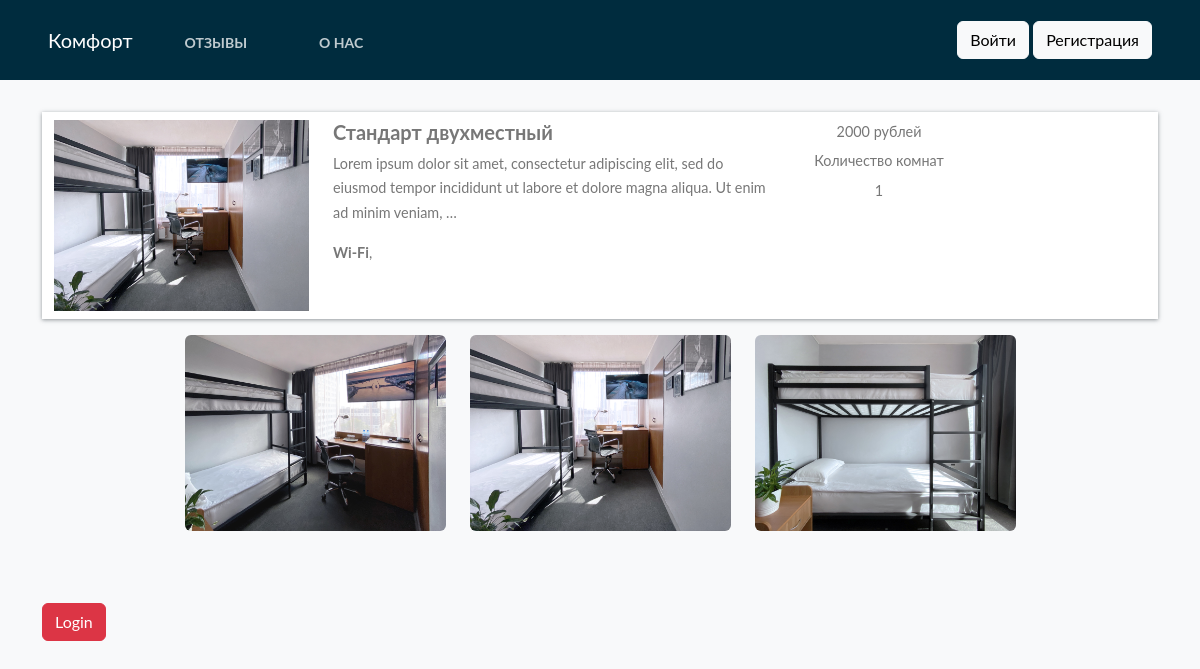
Page /hotel-detail/be6d2d0176ff4d7da80e0a6de20cf3e6/ on the committed database.
### home/models.py (models this page shows, shortened)
class BaseModel(models.Model):
    uid = models.UUIDField(default=uuid.uuid4   , editable=False , primary_key=True)
    created_at = models.DateField(auto_now_add=True)
    updated_at = models.DateField(auto_now_add=True)
    class Meta:
        abstract = True

class Hotel(BaseModel):
    hotel_name= models.CharField(max_length=100)
    hotel_price = models.IntegerField()
    description = models.TextField(max_length=200)
    amenities = models.ManyToManyField(Amenities)
    room_count = models.IntegerField(default=10)

class HotelImages(BaseModel):
    hotel= models.ForeignKey(Hotel ,related_name="images", on_delete=models.CASCADE)
    images = models.ImageField(upload_to="hotels")

class Amenities(BaseModel):
    amenity_name = models.CharField(max_length=100)

### home/views.py (the view, shortened to what this page needs)
# urls.py: path('hotel-detail/<uid>/' , hotel_detail , name="hotel_detail"),
def hotel_detail(request,uid):
    hotel_obj = Hotel.objects.get(uid = uid)
    return render(request , 'hotel_detail.html' ,{
        'hotels_obj' :hotel_obj
    })

### templates/hotel_detail.html
{% extends "base.html" %}
{%  block start %}
<div class="container mt-5 pt-5">
    <div class="row search-card-result">
        <div class="col-md-3">
        <a href="/hotel-detail/{{hotels_obj.uid}}">
            <img class="img-fluid" src="/media/{{hotels_obj.images.first.images}}" alt="Card image cap">
        </a></div>
        <div class="col-md-5">
            <h5>{{hotels_obj.hotel_name}}</h5>
            <p>
                {{hotels_obj.description|truncatechars:150}}
            </p>
            <p>
                {%for amenitie in hotels_obj.amenities.all %}
                <b>{{amenitie.amenity_name}}</b>,
                {% endfor %}
            </p>
        </div>
        <div class="col-md-2 border-left text-center more-offers">
            <p>{{hotels_obj.hotel_price}} рублей</p>
            <p>Количество комнат</p>
            <p>{{hotels_obj.room_count}}</p>
        </div>
    </div>
        <div class="row gallery" style="justify-content: center;">
            {% for image in hotels_obj.images.all %}
              <div class="col-md-3">
                <img
                  src="/media/{{image.images}}"
                  class="w-100 shadow-1-strong rounded mb-4"
                  alt="Boat on Calm Water"
                />
              </div>
            {%endfor %}
        </div>
    {% if request.user.is_authenticated %}
    <div class="filter-card">
        <h5>Забронировать</h5>
        {%include "messages.html"%}
        <form method="post">
            {% csrf_token %}
            <div class="row form-group">
                <div class="col-md-12">
                    <label for="mintopay">Заезд</label>
                    <p>
                        <input type="date" name="checkin" id="checkin" class="form-control">
                    </p>
                </div>
                <div class="col-md-12">
                    <label for="maxtopay">Выезд</label>
                    <p>
                        <input type="date" name="checkout" id="checkout" class="form-control">
                    </p>
                </div>
            </div>
           {% if user.is_authenticated %}
            <div class="row form-group">
                <div class="col-md-12">
                    <input type="submit"   class="btn btn-info btn-block" value="Забронировать">
                </div>
            </div>
            {% else %}
                <form class="form-inline ml-auto">
                    <a href="{% url 'login_page' %}" class="btn btn-info">Войти</a>
                    <a href="{% url 'register_page' %}" class="btn btn-info">Регистрация</a>
                </form>
            {% endif %}
        </form>
    </div>
    {% else %}
    <a href="/login/" class="btn btn-danger mt-5 ">Login</a>
    {% endif %}
</div>
{% endblock %}

### templates/base.html (style rules this page uses)
body { font-family: "Lato", Arial, sans-serif; font-weight: 400; font-size: 16px; line-height: 1.7; background: #fff; color: #777; height: 100%; overflow: auto; }
.search-card-result { box-shadow: 0px 1px 4px rgba(41, 51, 57, 0.5); margin: 1rem 0; padding: 0.5rem 0; background-color: #fff; }
.search-card-result h5 { font-style: 1.1rem; font-weight: 700; }
.search-card-result p { font-size: 0.9rem; }
.search-card-result .more-offers p { margin-bottom: 0.3rem; }

### rows in the picture
Hotel: images.first.images (picture), hotel_name "Стандарт двухместный", description "Lorem ipsum dolor sit amet, consectetur adipiscing elit, sed do eiusmod tempor incididunt ut labore et dolore magna aliqua. Ut enim ad minim veniam, …", hotel_price "2000", room_count "1"
Amenities: amenity_name "Wi-Fi"
HotelImages: images (picture)
HotelImages: images (picture)
HotelImages: images (picture)
